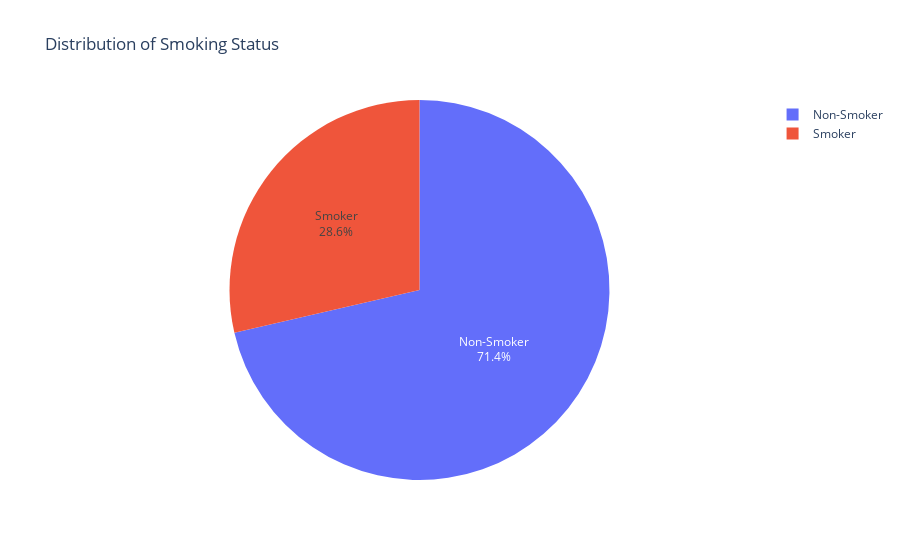

The notebook cell saved with this chart:
### Markdown cell above
# EDA & Visualization

### Code cell
import plotly.express as px

smoking_counts = df["Smoking_Status"].value_counts().reset_index()
smoking_counts.columns = ["Smoking_Status", "Count"]

fig = px.pie(smoking_counts, names="Smoking_Status", values="Count",
             title="Distribution of Smoking Status")
fig.update_traces(textposition='inside', textinfo='percent+label')
fig.update_layout(showlegend=True)

fig.show()

### Figure 1 — Plotly figure (JSON) as saved in the notebook; plotly's stock layout.template omitted (floating-point values rounded to 4 significant figures)
{"data": [{"domain": {"x": [0, 1], "y": [0, 1]}, "hovertemplate": "Smoking_Status=%{label}<br>Count=%{value}<extra></extra>", "labels": ["Non-Smoker", "Smoker"], "legendgroup": "", "name": "", "showlegend": true, "textinfo": "percent+label", "textposition": "inside", "type": "pie", "values": [1417, 568]}], "layout": {"legend": {"tracegroupgap": 0}, "showlegend": true, "title": {"text": "Distribution of Smoking Status"}}}
